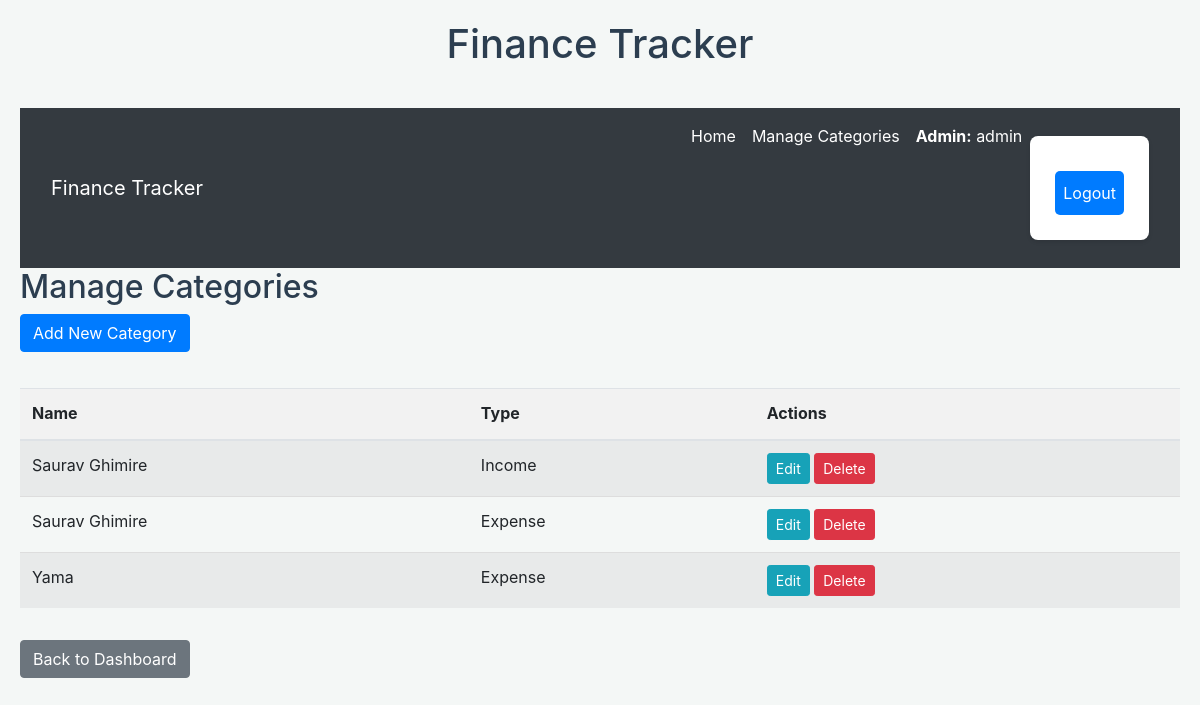
Page /categories/ (signed in) on the earlier database version.
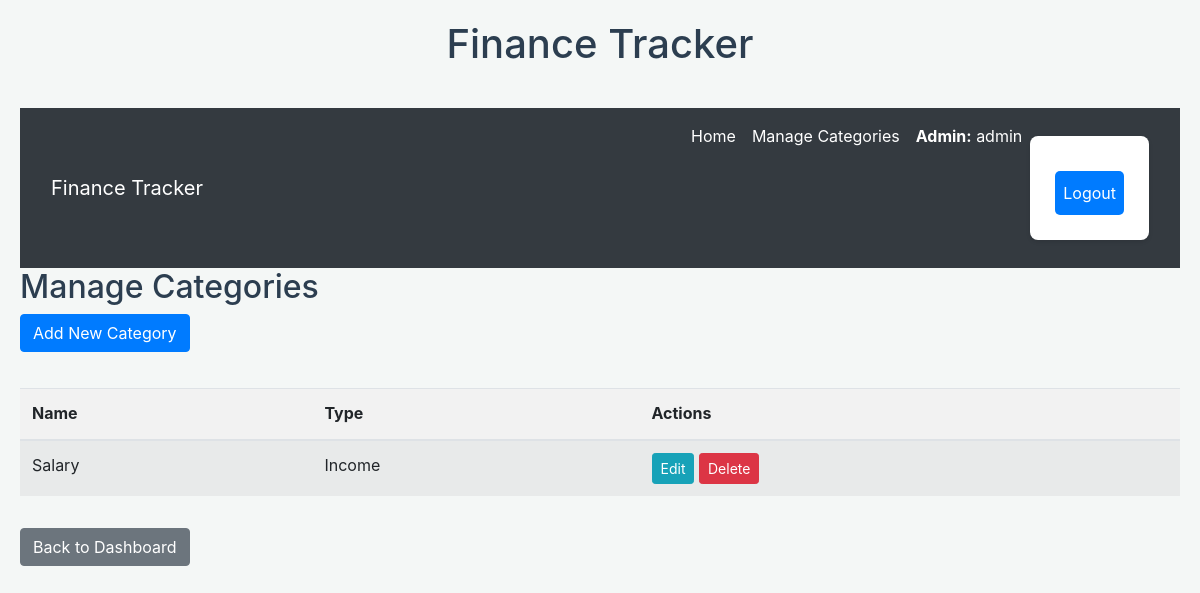
Same page on the later database version.
### tracker/models.py (models this page shows, shortened)
class Category(models.Model):
    CATEGORY_TYPES =  [
        ('income', 'Income'),
        ('expense', 'Expense'),
    ]
    type = models.CharField(max_length=10, choices=CATEGORY_TYPES)
    name = models.CharField(max_length=100)
    user = models.ForeignKey(User, on_delete=models.CASCADE)
    created_at = models.DateTimeField(auto_now_add=True)
    class Meta:
        verbose_name_plural = "Categories"

### tracker/views.py (the view)
# urls.py: path('categories/', views.category_list, name='category_list'),
@login_required
@user_passes_test(is_superuser_check) # Protect this view
def category_list(request):
    categories = Category.objects.filter(user=request.user).order_by('name')
    return render(request, 'tracker/category_list.html', {'categories': categories, 'title': 'Manage Categories'})

### tracker/views.py (called while the page is built)
def is_superuser_check(user):
    return user.is_superuser

### tracker/templates/tracker/category_list.html
{% extends 'tracker/base.html' %}
{% load crispy_forms_tags %}
{% block content %}
<h2>{{ title }}</h2>
<a href="{% url 'tracker:category_add' %}" class="btn btn-primary mb-3">Add New Category</a>
<div class="category-list">
    {% if categories %}
        <table class="table table-striped">
            <thead>
                <tr>
                    <th>Name</th>
                    <th>Type</th>
                    <th>Actions</th>
                </tr>
            </thead>
            <tbody>
                {% for category in categories %}
                <tr>
                    <td>{{ category.name }}</td>
                    <td>{{ category.type|capfirst }}</td>
                    <td>
                        <a href="{% url 'tracker:category_edit' pk=category.pk %}" class="btn btn-sm btn-info">Edit</a>
                        <a href="{% url 'tracker:category_delete' pk=category.pk %}" class="btn btn-sm btn-danger">Delete</a>
                    </td>
                </tr>
                {% endfor %}
            </tbody>
        </table>
    {% else %}
        <p>No categories yet. Add your first category!</p>
    {% endif %}
</div>
<a href="{% url 'tracker:dashboard' %}" class="btn btn-secondary mt-3">Back to Dashboard</a>
{% endblock %}

### tracker/templates/tracker/base.html (shortened to what this page needs)
{% load static %}
<!DOCTYPE html>
<html lang="en">
<head>
    <link rel="stylesheet" href="https://stackpath.bootstrapcdn.com/bootstrap/4.5.2/css/bootstrap.min.css">
    <link rel="stylesheet" href="{% static 'tracker/style.css' %}">
</head>
<body>
    {% block title_heading %}
    <h1>Finance Tracker</h1>
    {% endblock title_heading %}
    {% block navbar %}
    <nav class="navbar navbar-expand-lg navbar-light bg-light {% if user.is_superuser %}admin-navbar{% endif %}">
        <div class="container-fluid">
            <a class="navbar-brand" href="{% url 'tracker:welcome_page' %}">Finance Tracker</a>
            <div class="collapse navbar-collapse">
                <ul class="navbar-nav ml-auto mb-2 mb-lg-0">
                    {% if user.is_authenticated %}
                        <li class="nav-item">
                            <a class="nav-link" href="{% url 'tracker:dashboard' %}">Home</a>
                        </li>
                        {% if user.is_superuser %}
                            <li class="nav-item">
                                <a class="nav-link" href="{% url 'tracker:category_list' %}">Manage Categories</a>
                            </li>
                        {% endif %}
                        <li class="nav-item nav-link">
                            {% if user.is_superuser %}
                                <strong>Admin:</strong> {{ user.username }}
                            {% else %}
                                Welcome, {{ user.username }}
                            {% endif %}
                        </li>
                        <li class="nav-item">
                            <form action="{% url 'logout' %}" method="post">
                                <button type="submit" class="nav-link btn btn-danger">Logout</button>
                            </form>
                        </li>
                    {% endif %}
                </ul>
            </div>
        </div>
    </nav>
    {% endblock navbar %}
    {% block content %}{% endblock %}
</body>
</html>

### tracker/static/tracker/style.css (style rules this page uses)
body { font-family: -apple-system, BlinkMacSystemFont, "Segoe UI", Roboto, "Helvetica Neue", Arial, sans-serif; background-color: #f4f7f6; color: #333; line-height: 1.6; margin: 0; padding: 20px; }
h1, h2, h3 { color: #2c3e50; }
h1 { text-align: center; margin-bottom: 40px; }
table { width: 100%; border-collapse: collapse; margin-top: 20px; }
th, td { padding: 12px 15px; text-align: left; border-bottom: 1px solid #ddd; }
th { background-color: #f2f2f2; font-weight: bold; }
tr:last-child td { border-bottom: none; }
form { background-color: #fff; padding: 25px; border-radius: 8px; box-shadow: 0 2px 4px rgba(0, 0, 0, 0.1); max-width: 500px; margin: 20px auto; }
form button[type="submit"] { background-color: #007bff; color: white; padding: 10px 20px; border: none; border-radius: 5px; cursor: pointer; font-size: 1em; margin-top: 10px; transition: background-color 0.3s ease; }
.admin-navbar { background-color: #343a40 !important; }
.admin-navbar .navbar-brand, .admin-navbar .nav-link { color: #ffffff !important; }
.admin-navbar .nav-link.btn { border-color: #ffffff !important; }

Differences in the rows shown:
removed Category: name "Saurav Ghimire", type "Income"
removed Category: name "Saurav Ghimire", type "Expense"
removed Category: name "Yama", type "Expense"
added Category: name "Salary", type "Income"
